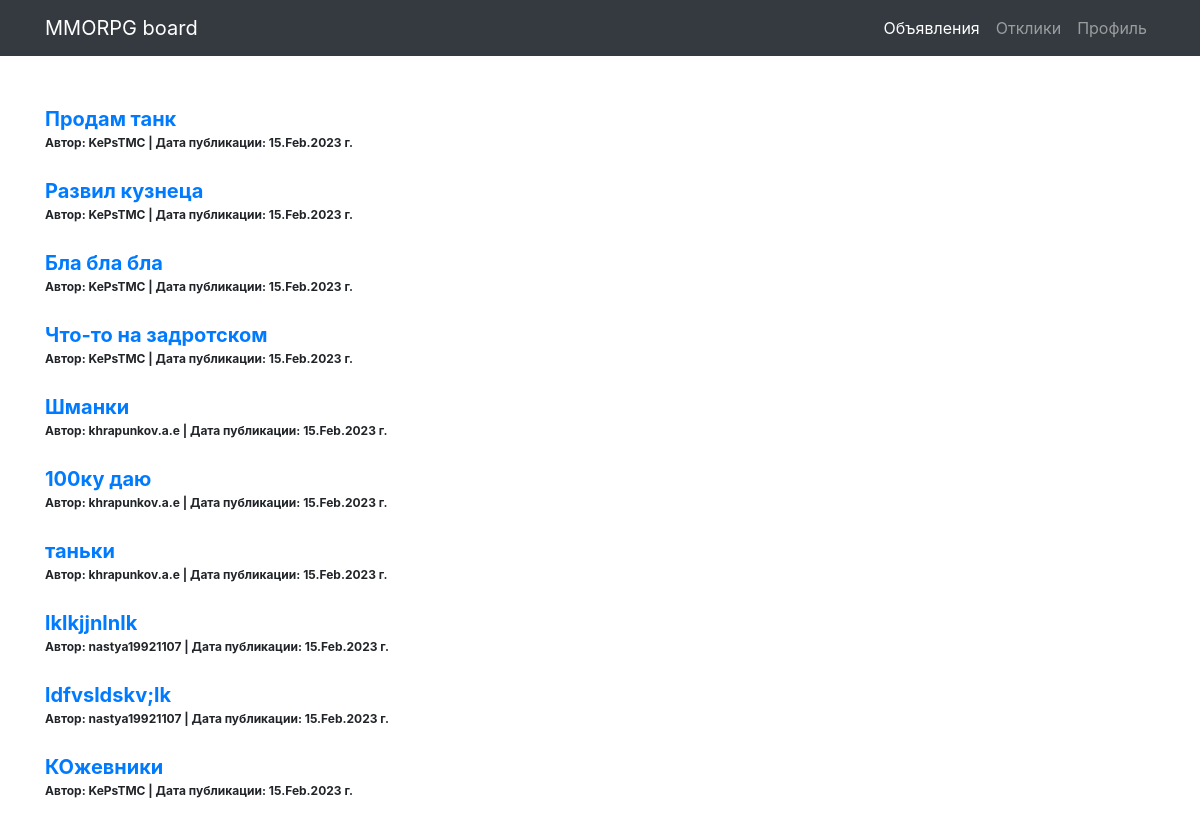
/index, run on the app's committed database.
### board/models.py (models this page shows)
class Post(models.Model):
    author = models.ForeignKey(User, on_delete=models.CASCADE)
    CAT = (('tanks', 'Танки'),
           ('healers', 'Хилы'),
           ('damage_dealers', 'ДД'),
           ('dealers', 'Торговцы'),
           ('gildmasters', 'Гилдмастеры'),
           ('quest_givers', 'Квестгиверы'),
           ('blacksmiths', 'Кузнецы'),
           ('tanners', 'Кожевники'),
           ('potion_makers', 'Зельевары'),
           ('spell_masters', 'Мастера заклинаний'))
    category = models.CharField(max_length=15, choices=CAT, verbose_name='Категория')
    dateCreation = models.DateTimeField(auto_now_add=True)
    title = models.CharField(max_length=256, verbose_name='Название')
    text = RichTextField()

### board/views.py (the view)
# urls.py: path('index', Index.as_view(), name='index'),
class Index(ListView):
    model = Post
    template_name = 'index.html'
    context_object_name = 'posts'

### templates/index.html (shortened to what this page needs)
{% extends 'default.html' %}
{% block content %}
    <br><br>
    {% if posts %}
        {% for post in posts %}
            <a href="/post/{{ post.id }}" style="font-size: 20px;"><b>{{ post.title }}</b></a><br>
            <span style="font-size: 12px;"><b>Автор:  {{ post.author }} |
                Дата публикации: {{ post.dateCreation|date:'d.M.Y' }} г.</b></span><br><br>
        {% endfor %}
    {% else %}
        <br><br>
        <h2>Публикаций нет!</h2>
    {% endif %}
{% endblock content %}

### templates/default.html (shortened to what this page needs)
{% load static %}
<html lang="en">
<head>
  <link href="{% static 'vendor/bootstrap/css/bootstrap.min.css' %}" rel="stylesheet">
</head>
<body>
  <nav class="navbar navbar-expand-lg navbar-dark bg-dark static-top">
    <div class="container">
      <a class="navbar-brand" href="/">MMORPG board</a>
      <div class="collapse navbar-collapse" id="navbarResponsive">
        <ul class="navbar-nav ml-auto">
          <li class="nav-item active">
            <a class="nav-link" href="{% url 'index' %}">Объявления
            </a>
          </li>
          <li class="nav-item">
            <a class="nav-link" href="{% url 'responses' %}">Отклики</a>
          </li>
          {% if user.is_authenticated %}
          <li class="nav-item">
              <a class="nav-link" href="{% url 'account_profile' %}">Профиль</a>
          </li>
          {% else %}
          <li class="nav-item">
              <a class="nav-link" href="{% url 'account_login' %}">Профиль</a>
          </li>
          {% endif %}
        </ul>
      </div>
    </div>
  </nav>
  <div class="container">
    <div class="row">
      <div class="col-lg-12">
       {% block content %}{% endblock content %}
      </div>
    </div>
  </div>
</body>
</html>

### data on the page
Post: title "Продам танк", author "KePsTMC", dateCreation "15.Feb.2023"
Post: title "Развил кузнеца", author "KePsTMC", dateCreation "15.Feb.2023"
Post: title "Бла бла бла", author "KePsTMC", dateCreation "15.Feb.2023"
Post: title "Что-то на задротском", author "KePsTMC", dateCreation "15.Feb.2023"
Post: title "Шманки", author "khrapunkov.a.e", dateCreation "15.Feb.2023"
Post: title "100ку даю", author "khrapunkov.a.e", dateCreation "15.Feb.2023"
Post: title "таньки", author "khrapunkov.a.e", dateCreation "15.Feb.2023"
Post: title "lklkjjnlnlk", author "nastya19921107", dateCreation "15.Feb.2023"
Post: title "ldfvsldskv;lk", author "nastya19921107", dateCreation "15.Feb.2023"
Post: title "КОжевники", author "KePsTMC", dateCreation "15.Feb.2023"
